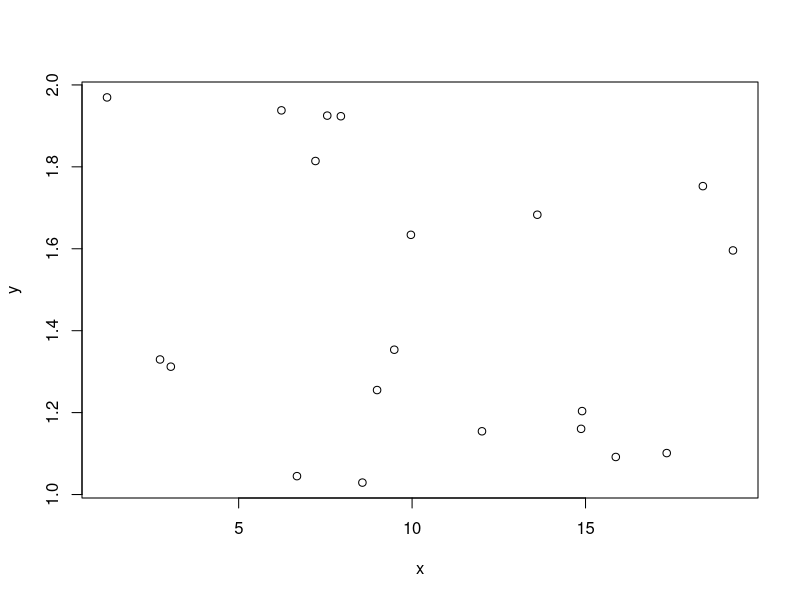

Reproduce this figure in R.
# This is a test R script

x <- runif(20, min = 1, max = 20)
y <- runif(20, min = 1, max = 2)

testDat <- data.frame(x,y)

plot(testDat)
